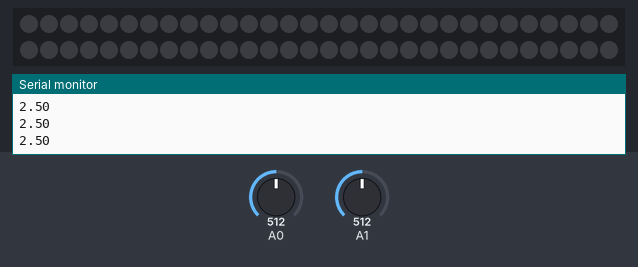
This sketch was run on a simulated Arduino Uno, built with avr-gcc and run on an emulated ATmega328P. On the bench: 60 RGB LEDs in strip order, left to right, continuing on the next row, the last lines printed to the serial monitor. The test bench sets the inputs (shaded band); at power-on: A0 = 512, A1 = 512. Dim RGB values are drawn brighter than linear.

Above: at 1.2 s.
1.3 s: A0 set to 254
2.8 s: A0 set to 229
At 2.96 s:
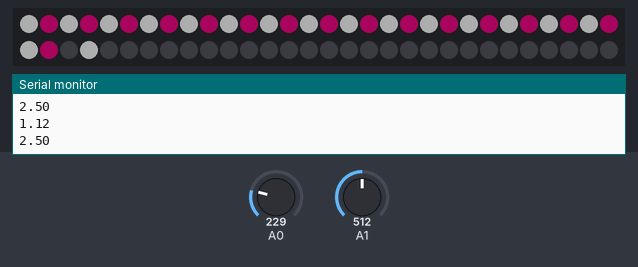
5.2 s: A0 set to 306
6.9 s: A1 set to 417
8.4 s: A1 set to 401
At 8.98 s:
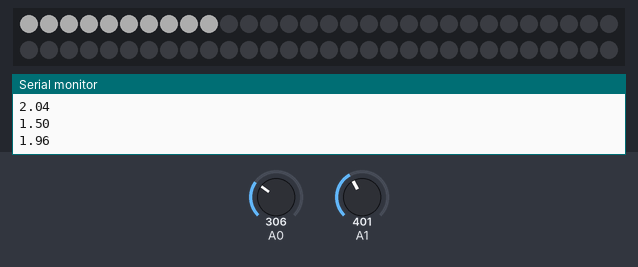
Timing chart, 0 to 10.9 s (numbered marks = the images above; inputs shaded):
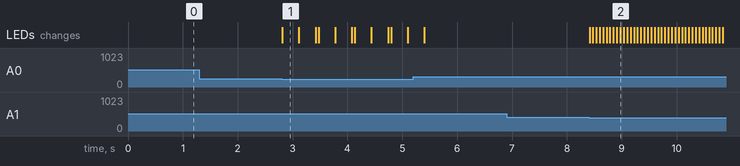

Measured:
- the behaviour switches between 246 and 245 on A0 (found by bisection; images 0 and 1)
- the behaviour switches between 410 and 409 on A1 (found by bisection; images 1 and 2)
- after the input at 2.8 s, the LEDs: change at once (image 1)
- after the input at 8.4 s, the LEDs: first change at once (image 2 shows a later state)

The sketch:

flexio_presio_neopixels_provatoot.ino
```cpp
// the setup routine runs once when you press reset:

#include <Adafruit_NeoPixel.h>
#ifdef __AVR__
#include <avr/power.h>
#endif

#define PIN 6

#define NUM_LEDS 60

#define BRIGHTNESS 50

Adafruit_NeoPixel strip = Adafruit_NeoPixel(NUM_LEDS, PIN, NEO_GRB + NEO_KHZ800);


void setup() {
  // put your setup code here, to run once:
  // initialize serial communication at 9600 bits per second:
  Serial.begin(9600);

  strip.setBrightness(BRIGHTNESS);
  strip.begin();
  strip.show(); // Initialize all pixels to 'off'

}

void loop() {
  // put your main code here, to run repeatedly:

  //Lector de flexió
  // read the input on analog pin 0:
  int sensorValue = analogRead(A0);
  // Convert the analog reading (which goes from 0 - 1023) to a voltage (0 - 5V):
  float voltage = sensorValue * (5.0 / 1023.0);
  // print out the value you read:
  Serial.println(voltage);


  //Lector de presió
  // read the input on analog pin 1:
  int sensorValue2 = analogRead(A1);
  // Convert the analog reading (which goes from 0 - 1023) to a voltage (0 - 5V):
  float voltage2 = sensorValue2 * (5.0 / 1023.0);
  // print out the value you read:
  Serial.println(voltage2);


  //AQUESTES SEqÜENCIES DE LLUM SOL FUNCIONARÀ QUAN EL SENSOR DE FLEXIO ESTIGUI FLEXIONAT PER SOBRE ELS x GRAUS

  if (voltage > 1.2 && voltage2 < 2 ) {
    for (int i = 0; i < 33; i++) {
      strip.setPixelColor(i, strip.Color(255, 255, 255));
      strip.show();
      delay(60);

      if (i == 32) {
        strip.setPixelColor(0, strip.Color(0, 0, 0));
        strip.setPixelColor(1, strip.Color(0, 0, 0));
        strip.setPixelColor(2, strip.Color(0, 0, 0));
        strip.setPixelColor(3, strip.Color(0, 0, 0));
        strip.setPixelColor(4, strip.Color(0, 0, 0));
        strip.setPixelColor(5, strip.Color(0, 0, 0));
        strip.setPixelColor(6, strip.Color(0, 0, 0));
        strip.setPixelColor(7, strip.Color(0, 0, 0));
        strip.setPixelColor(8, strip.Color(0, 0, 0));
        strip.setPixelColor(9, strip.Color(0, 0, 0));
        strip.setPixelColor(10, strip.Color(0, 0, 0));
        strip.setPixelColor(11, strip.Color(0, 0, 0));
        strip.setPixelColor(12, strip.Color(0, 0, 0));
        strip.setPixelColor(13, strip.Color(0, 0, 0));
        strip.setPixelColor(14, strip.Color(0, 0, 0));
        strip.setPixelColor(15, strip.Color(0, 0, 0));
        strip.setPixelColor(16, strip.Color(0, 0, 0));
        strip.setPixelColor(17, strip.Color(0, 0, 0));
        strip.setPixelColor(18, strip.Color(0, 0, 0));
        strip.setPixelColor(19, strip.Color(0, 0, 0));
        strip.setPixelColor(20, strip.Color(0, 0, 0));
        strip.setPixelColor(21, strip.Color(0, 0, 0));
        strip.setPixelColor(22, strip.Color(0, 0, 0));
        strip.setPixelColor(23, strip.Color(0, 0, 0));
        strip.setPixelColor(24, strip.Color(0, 0, 0));
        strip.setPixelColor(25, strip.Color(0, 0, 0));
        strip.setPixelColor(26, strip.Color(0, 0, 0));
        strip.setPixelColor(27, strip.Color(0, 0, 0));
        strip.setPixelColor(28, strip.Color(0, 0, 0));
        strip.setPixelColor(29, strip.Color(0, 0, 0));
        strip.setPixelColor(30, strip.Color(0, 0, 0));
        strip.setPixelColor(31, strip.Color(0, 0, 0));
        strip.setPixelColor(32, strip.Color(0, 0, 0));

        strip.show();
      }
    }
  }


  //AQUESTES SEqÜENCIES DE LLUM SOL FUNCIONARÀ QUAN EL SENSOR DE PRESIO ESTIGUI PRESIONAT PER SOBRE ELS x GRAUS

  if (voltage < 1.2 && voltage2 >= 2  ) {
    for (int i = 0; i < 4; i++) {
      for (int j = 0; i < 16; i++) {
        strip.setPixelColor(i * 2, strip.Color(255, 255, 255));
        strip.setPixelColor(i * 2 + 1, strip.Color(229, 9, 127));
      }
      strip.setPixelColor(33, strip.Color(255, 255, 255));
      strip.show();

      delay(300);

      strip.setPixelColor(0, strip.Color(0, 0, 0));
      strip.setPixelColor(1, strip.Color(0, 0, 0));
      strip.setPixelColor(3, strip.Color(0, 0, 0));
      strip.setPixelColor(5, strip.Color(0, 0, 0));
      strip.setPixelColor(7, strip.Color(0, 0, 0));
      strip.setPixelColor(9, strip.Color(0, 0, 0));
      strip.setPixelColor(11, strip.Color(0, 0, 0));
      strip.setPixelColor(13, strip.Color(0, 0, 0));
      strip.setPixelColor(15, strip.Color(0, 0, 0));
      strip.setPixelColor(17, strip.Color(0, 0, 0));
      strip.setPixelColor(19, strip.Color(0, 0, 0));
      strip.setPixelColor(21, strip.Color(0, 0, 0));
      strip.setPixelColor(23, strip.Color(0, 0, 0));
      strip.setPixelColor(25, strip.Color(0, 0, 0));
      strip.setPixelColor(27, strip.Color(0, 0, 0));
      strip.setPixelColor(29, strip.Color(0, 0, 0));
      strip.setPixelColor(31, strip.Color(0, 0, 0));
      strip.setPixelColor(33, strip.Color(0, 0, 0));
      strip.show();

      delay(300);
      strip.setPixelColor(1, strip.Color(0, 0, 0));
      strip.setPixelColor(2, strip.Color(0, 0, 0));
      strip.setPixelColor(3, strip.Color(0, 0, 0));
      strip.setPixelColor(4, strip.Color(0, 0, 0));
      strip.setPixelColor(5, strip.Color(0, 0, 0));
      strip.setPixelColor(6, strip.Color(0, 0, 0));
      strip.setPixelColor(7, strip.Color(0, 0, 0));
      strip.setPixelColor(8, strip.Color(0, 0, 0));
      strip.setPixelColor(9, strip.Color(0, 0, 0));
      strip.setPixelColor(10, strip.Color(0, 0, 0));
      strip.setPixelColor(11, strip.Color(0, 0, 0));
      strip.setPixelColor(12, strip.Color(0, 0, 0));
      strip.setPixelColor(13, strip.Color(0, 0, 0));
      strip.setPixelColor(14, strip.Color(0, 0, 0));
      strip.setPixelColor(15, strip.Color(0, 0, 0));
      strip.setPixelColor(16, strip.Color(0, 0, 0));
      strip.setPixelColor(17, strip.Color(0, 0, 0));
      strip.setPixelColor(18, strip.Color(0, 0, 0));
      strip.setPixelColor(19, strip.Color(0, 0, 0));
      strip.setPixelColor(20, strip.Color(0, 0, 0));
      strip.setPixelColor(21, strip.Color(0, 0, 0));
      strip.setPixelColor(22, strip.Color(0, 0, 0));
      strip.setPixelColor(23, strip.Color(0, 0, 0));
      strip.setPixelColor(24, strip.Color(0, 0, 0));
      strip.setPixelColor(25, strip.Color(0, 0, 0));
      strip.setPixelColor(26, strip.Color(0, 0, 0));
      strip.setPixelColor(27, strip.Color(0, 0, 0));
      strip.setPixelColor(28, strip.Color(0, 0, 0));
      strip.setPixelColor(29, strip.Color(0, 0, 0));
      strip.setPixelColor(30, strip.Color(0, 0, 0));
      strip.setPixelColor(31, strip.Color(0, 0, 0));
      strip.setPixelColor(32, strip.Color(0, 0, 0));
      strip.setPixelColor(33, strip.Color(0, 0, 0));
      strip.show();


    }

  }

  delay(50);

}
```
